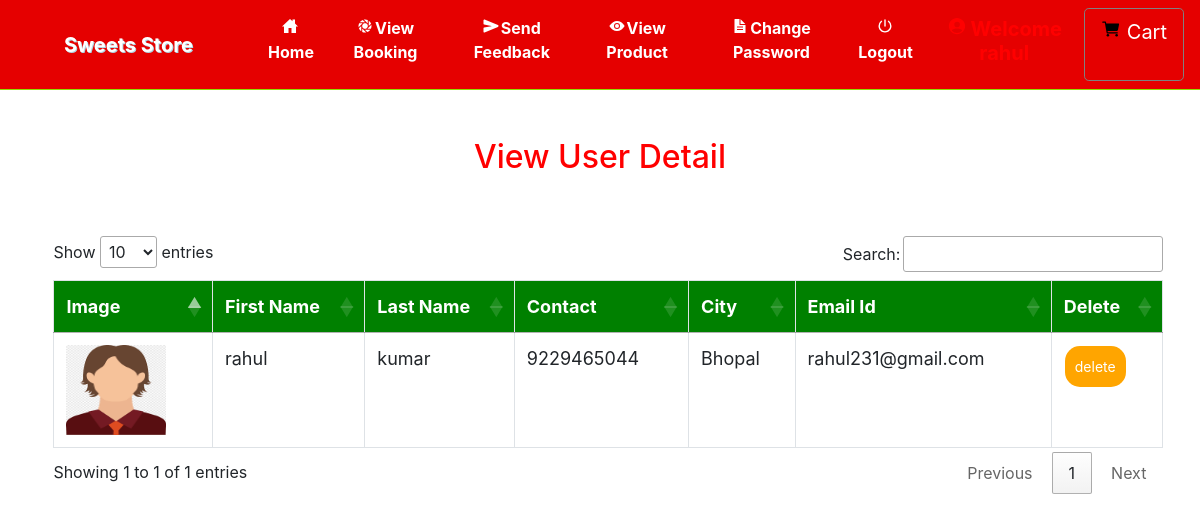
Screenshot of /view_user (signed in) with the database file from the repository.
### grocery/models.py (models this page shows, shortened)
class Profile(models.Model):
    user = models.ForeignKey(User, on_delete=models.CASCADE, null=True)
    dob = models.DateField(null=True)
    city = models.CharField(max_length=30, null=True)
    address = models.CharField(max_length=50, null=True)
    contact = models.CharField(max_length=10, null=True)
    image = models.FileField(null=True)

### grocery/views.py (the view)
# urls.py: path('view_user',View_user,name="view_user"),
def View_user(request):
    if not request.user.is_authenticated:
        return redirect('login_admin')
    pro = Profile.objects.all()
    d = {'user':pro}
    return render(request,'view_user.html',d)

### grocery/templates/view_user.html (shortened to what this page needs)
{% extends 'navigation.html' %}
{% load static %}
{% block body %}
<center><h2 style="color:red;margin-top:4%">View User Detail</h2></center>
<div  class="container-fluid">
    <center>
    <div class="container">
        <table class="table table-bordered" id="myTable">
  <thead>
  <tr>
    <th>Image</th>
    <th>First Name</th>
    <th>Last Name</th>
      <th>Contact</th>
      <th>City</th>
    <th>Email Id</th>
    <th>Delete</th>
  </tr>
  </thead>
   <tbody>
    {% for i in user %}
  <tr>
    <td><img src="{{i.image.url}}" style="width:100px;height:90px"></td>
    <td>{{i.user.first_name}}</td>
    <td>{{i.user.last_name}}</td>
      <td>{{i.contact}}</td>
      <td>{{i.city}}</td>
      <td>{{i.user.email}}</td>
    <td><a href="{% url 'delete_user' i.user.id %}" onclick="return confirm('Are you sure?')"><button class="button button1">delete</button></a></td>
  </tr>
    {% endfor %}
    </tbody>
</table>
 </div></center>
</div>
{% endblock %}

### grocery/templates/navigation.html (style rules this page uses)
* { box-sizing: border-box; }
#myTable { border-collapse: collapse; width: 100%; border: 1px solid #ddd; font-size: 18px; }
#myTable th { text-align: left; padding: 12px; background-color: green; color: white; }
#myTable td { text-align: left; padding: 12px; background-color: white; }
#myTable tr { border-bottom: 1px solid #ddd; }
.button { background-color: orange; border: none; color: white; padding: 10px; text-align: center; text-decoration: none; display: inline-block; font-size: 14px; margin: 1px 1px; cursor: pointer; }
.button1 { border-radius: 15px; }

### grocery/templates/view_user.html (style rules this page uses)
.container { border-radius:6px; margin:2%; }
.container-fluid { margin-top:5%; }

### rows the page displays
Profile: image (picture), user.first_name "rahul", user.last_name "kumar", contact "9229465044", city "Bhopal", user.email "rahul231@gmail.com"
